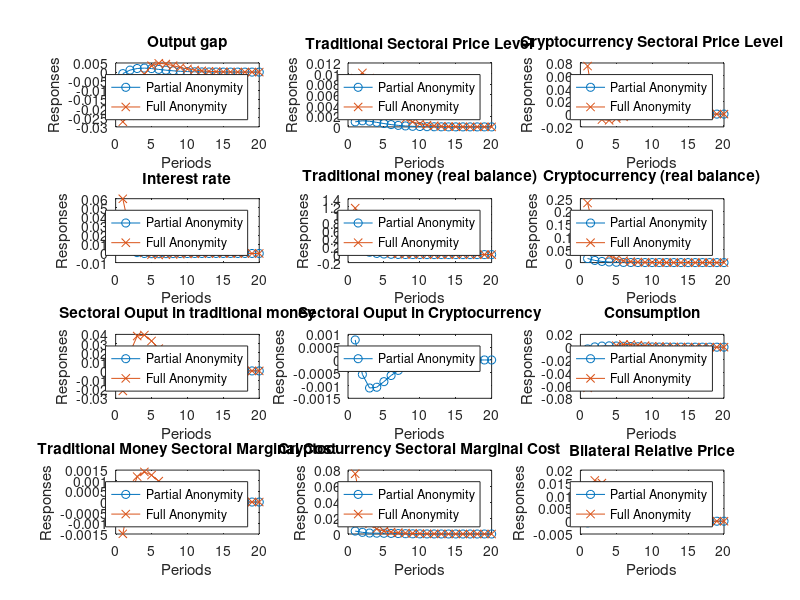

MATLAB code for this plot: (Note: this script raises an error after producing the figure.)
x = 1:20;

% Data for Output gap
y_gap=[-0.000828285247366317,0.00108969551233692,0.00197634414883561,0.00219959005797009,0.00193522178719713,0.00149641482696931,0.00106470130334291,0.000714483347373763,0.000458939511742284,0.000284873302525447,0.000171987343894759,0.000101458363727341,5.86798914255012e-05,3.33579009154442e-05,1.86747394858735e-05,1.03111008512365e-05,5.62153073005438e-06,3.02897529936223e-06,1.61410303816506e-06,8.51117862995696e-07]';
z_gap=[-0.0271711981626241,-0.0238800617537914,-0.0106280461859316,-0.00108365896555811,0.00350217650134958,0.00479450838700631,0.00445174154538576,0.00352744639532892,0.00255412679339840,0.00174253540879891,0.00113898346128355,0.000720564655826835,0.000444188100650964,0.000268060979763669,0.000158909426143810,9.27728293822677e-05,5.34435391792415e-05,3.04253734031023e-05,1.71383427323634e-05,9.56127039082894e-06]';

% Data for Traditional sectoral Price level
y_inflation_m=[0.000945566928286755,0.00114525221432755,0.00105539429734052,0.000851591330318598,0.000626133849818348,0.000431189625315374,0.000282802324857667,0.000178587326580203,0.000109396099672916,6.53468233160898e-05,3.82110169124983e-05,2.19352718848238e-05,1.23890860277710e-05,6.89623924399928e-06,3.78821717374828e-06,2.05567551857579e-06,1.10285900961376e-06,5.85327549842871e-07,3.07461871520168e-07,1.59895915701913e-07]';
z_inflation_m=[0.00914067237176987,0.0101380903678715,0.00915433908477801,0.00726385943709168,0.00529363226553033,0.00363446988913409,0.00238785278767717,0.00151655503014393,0.000937554837427195,0.000566960350097387,0.000336577153712326,0.000196681167333997,0.000113366466591050,6.45580343985906e-05,3.63675074669470e-05,2.02869487092376e-05,1.12154285714589e-05,6.14891421224160e-06,3.34500217435181e-06,1.80632498059523e-06]';

% Data for Cryptocurrency sectoral price level
y_inflation_c=[0.00625758716393175,0.00111919650623387,-0.000559827928319786,-0.000604995397329759,-0.000365235523201274,-0.000160797145454730,-4.26924618416452e-05,1.08656664025279e-05,2.80796924483225e-05,2.85084183512893e-05,2.29704188817770e-05,1.65253849407131e-05,1.10879059752375e-05,7.08815513788060e-06,4.37012390676153e-06,2.61852926602897e-06,1.53270212415327e-06,8.79561913933966e-07,4.96166516764493e-07,2.75672789985278e-07]';
z_inflation_c=[0.0751447065957997,0.00880684571467363,-0.00855211010985558,-0.00973941497968483,-0.00696699501202413,-0.00416065212881040,-0.00220986810261294,-0.00105520456568006,-0.000441243264185492,-0.000144922739084508,-1.76355758878923e-05,2.73572301804232e-05,3.62413217470653e-05,3.16646639930508e-05,2.37367912760947e-05,1.63815112156609e-05,1.07220217718557e-05,6.75954758932006e-06,4.14245392246150e-06,2.48233595471604e-06]';

% Data for Bilateral Relative Price
y_s=[-0.000655040289205896,0.000183450111632278,0.000519292912973522,0.000577484164474718,0.000496458801920698,0.000375341531509113,0.000261998827313177,0.000173026659618008,0.000109649324972851,6.72775589198381e-05,4.02098817065169e-05,2.35097952176476e-05,1.34887939853581e-05,7.61236864846308e-06,4.23313198181222e-06,2.32270952751285e-06,1.25886919261416e-06,6.74489807384283e-07,3.57479264664253e-07,1.87502741599863e-07]';
z_s=[0.0115671793972460,0.0159449621360617,0.0149457353484255,0.0117883811129832,0.00841823003683343,0.00563366207962441,0.00360112403420814,0.00222437925550045,0.00133781426173287,0.000787509571164104,0.000455401146169937,0.000259409280179313,0.000145850872086641,8.10649957885273e-05,4.45936575879329e-05,2.43011454489040e-05,1.31281351920645e-05,7.03459807027376e-06,3.74036767025290e-06,1.97404637728801e-06]';

% Data for Crypytocurrency real balance
y_cc=[0.0159364612544061,0.00853839142943849,0.00454524557903624,0.00240449899211226,0.00126376614236433,0.000659821883754899,0.000342178714196790,0.000176237399575218,9.01388524867045e-05,4.57759864812925e-05,2.30784418428630e-05,1.15487227498049e-05,5.73476451660372e-06,2.82502105647724e-06,1.38003906531866e-06,6.68228550458442e-07,3.20534159104360e-07,1.52204993297510e-07,7.14821862911778e-08,3.31652353513067e-08]';
z_cc=[0.233229302539276,0.114055092004794,0.0564838629306310,0.0283547576781997,0.0144331988634663,0.00744705543667334,0.00389106575205624,0.00205576521502535,0.00109627081811971,0.000588924753811998,0.000318101905334166,0.000172449725160298,9.36831522011148e-05,5.09302714000634e-05,2.76769470335599e-05,1.50207539435105e-05,8.13542011920846e-06,4.39473807889262e-06,2.36676392391873e-06,1.27026031578380e-06]';

% Data for Interest rate
y_interest_rate=[0.00938559899959492,0.00343325523944223,0.000932992960481869,3.70660347006324e-06,-0.000261968007566476,-0.000277220294460630,-0.000217806950440699,-0.000150934096739160,-9.73668397322511e-05,-5.98981170538198e-05,-3.55956192509182e-05,-2.05925925565499e-05,-1.16550173645649e-05,-6.47533858655185e-06,-3.53983148609702e-06,-1.90723355975323e-06,-1.01402960839455e-06,-5.32467926289473e-07,-2.76300689604389e-07,-1.41730949840507e-07]';
z_interest_rate=[0.0598795977784609,0.0231646485652068,0.00710014111015982,0.000752783921506657,-0.00130248392893907,-0.00163061165517921,-0.00137419358587748,-0.00100040507959300,-0.000673233643927387,-0.000430946062979366,-0.000266306973360412,-0.000160260720963491,-9.44439149943293e-05,-5.47095779890672e-05,-3.12362099638145e-05,-1.76121158387399e-05,-9.82118224388230e-06,-5.42257271805593e-06,-2.96698954590207e-06,-1.60987137374211e-06]';

% Data for Traditional money (real balance)
y_traditional_balance=[0.237074190073787,0.118618928169414,0.0592122310799687,0.0294858718381305,0.0146457509360378,0.00725546933490435,0.00358463654868029,0.00176615782166378,0.000867776315840882,0.000425187295269315,0.000207758956004442,0.000101244902716541,4.92111689304524e-05,2.38612454306968e-05,1.15436917458142e-05,5.57347926137503e-06,2.68642003296961e-06,1.29316635104076e-06,6.21969718479862e-07,2.99058719000495e-07]';
z_traditional_balance=[1.16356653774224,0.584391904326429,0.291960781259223,0.145034429662316,0.0716024939421289,0.0351103634802390,0.0170873313677243,0.00824610947577039,0.00394147394262120,0.00186317812653251,0.000869311533485312,0.000399248886193789,0.000179797779885338,7.89402033216057e-05,3.34819237926535e-05,1.35023634460546e-05,5.01612872458837e-06,1.58670616621904e-06,3.08185448276920e-07,-9.93174057374911e-08]';

% Data for Output in traditional money sector
y_so_m=[-0.00511250027804223,0.00108631075851798,0.00357651976049674,0.00413019016532539,0.00361864129178663,0.00276952195801239,0.00195015538438411,0.00129648292529867,0.000825948970773992,0.000508984263593697,0.000305324761180799,0.000179084236202634,0.000103038059068663,5.82954868895002e-05,3.24915269991033e-05,1.78657204579447e-05,9.70207596256554e-06,5.20802220165880e-06,2.76521073485082e-06,1.45291987529346e-06]';
z_so_m=[-0.0219033790404711,0.0202314437770146,0.0381997286797383,0.0392834510594885,0.0327602799195653,0.0244300864868713,0.0169717551469895,0.0112214402793181,0.00715154762004391,0.00442920327313428,0.00268066097943846,0.00159172873275837,0.000929978479582536,0.000535808266542884,0.000304940817219384,0.000171659818927702,9.56811508917331e-05,5.28511809698720e-05,2.89499205481412e-05,1.57340420436184e-05]';

y_so_c=[0.000782862324810812,-0.000564740246172963,-0.00109711645626517,-0.00106716731494718,-0.000849487925499700,-0.000608551825569646,-0.000407834061434496,-0.000260757011263408,-0.000160894953981666,-9.65137666848464e-05,-5.65641741778531e-05,-3.25039207561946e-05,-1.83610867995608e-05,-1.02158309466675e-05,-5.60666083720673e-06,-3.03866528967102e-06,-1.62774677096188e-06,-8.62386064799749e-07,-4.52102647127451e-07,-2.34604799105303e-07]';

% Data for Consumption
y_consumption=[-0.00275435523690099,0.000425890356641688,0.00170706527379201,0.00205124717321638,0.00183138960487211,0.00141829244457958,0.00100695960605667,0.000673586950673837,0.000431211400871729,0.000266785051482280,0.000160569187037338,9.44489734191022e-05,5.44784007213732e-05,3.08909597550331e-05,1.72522518645793e-05,9.50396615889838e-06,5.17014686915457e-06,2.77985889507538e-06,1.47828538205951e-06,7.77910005533955e-07]';
z_consumption=[-0.0635452248705568,-0.0371704199128077,-0.0156049185745937,-0.00315472094725121,0.00245465178696494,0.00414890300022346,0.00400770862384024,0.00321367495951647,0.00233541627780559,0.00159416881694351,0.00104121685322668,0.000657855324112843,0.000404915340070630,0.000243974281704186,0.000144403649902826,8.41756953116479e-05,4.84198642003010e-05,2.75266279168864e-05,1.54845969352307e-05,8.62747508538154e-06]';

% Data for Marginal Cost in Traditional Money Sector
y_mcm=[-0.000154498189003414,9.09641792113500e-05,0.000185575295306952,0.000201978384527978,0.000173688492457207,0.000131885234833562,9.25079319366366e-05,6.13743149336881e-05,3.90558043538845e-05,2.40531222883446e-05,1.44242888386371e-05,8.45932226362155e-06,4.86713628596574e-06,2.75386725659262e-06,1.53509211329491e-06,8.44225558391250e-07,4.58552971849685e-07,2.46204071957612e-07,1.30754732845064e-07,6.87204757098378e-08]';
z_mcm=[-0.00149174683138108,0.000254129123934020,0.00119341287161333,0.00141606186689801,0.00126196822839066,0.000980362032233036,0.000701005420072966,0.000473820209432731,0.000307366656351540,0.000193192225007233,0.000118409639023917,7.10887874796229e-05,4.19426926239836e-05,2.43793547232039e-05,1.39868548790232e-05,7.93216543287479e-06,4.45190453894840e-06,2.47508025901421e-06,1.36411150854451e-06,7.45748284552346e-07]';

% Data for Marginal Cost in Cryptocurrency Sector
y_mcc=[0.00368048705326435,0.00208486000241477,0.00120376483565394,0.00105174387243031,0.000907389630779786,0.000723267881165260,0.000534149982623679,0.000371123357989753,0.000245773044887886,0.000156654855737863,9.67912431277525e-05,5.82750934079807e-05,3.43227066630607e-05,1.98344182867856e-05,1.12716622823866e-05,6.31042500084185e-06,3.48527232318915e-06,1.90107315633437e-06,1.02498923710046e-06,5.46624803321136e-07]';
z_mcc=[0.0754198981394942,0.0296713138487890,0.0127108489642385,0.00632387252698931,0.00369757874134933,0.00240752665971585,0.00163480991201857,0.00111117475292327,0.000742437139667118,0.000484858315994124,0.000309374323533033,0.000193179954568833,0.000118298495765878,7.11966865815917e-05,4.21925407295690e-05,2.46618729935129e-05,1.42377472849862e-05,8.12821426597459e-06,4.59323460917609e-06,2.57141788509352e-06]';

figure;

subplot(4,3,1);
plot(x, y_gap, '-o', x, z_gap, '-x');
title('Output gap');
xlabel('Periods');
ylabel('Responses');
legend('Partial Anonymity', 'Full Anonymity');

subplot(4,3,2);
plot(x, y_inflation_m, '-o', x, z_inflation_m, '-x');
title('Traditional Sectoral Price Level');
xlabel('Periods');
ylabel('Responses');
legend('Partial Anonymity', 'Full Anonymity');

subplot(4,3,3);
plot(x, y_inflation_c, '-o', x, z_inflation_c, '-x');
title('Cryptocurrency Sectoral Price Level');
xlabel('Periods');
ylabel('Responses');
legend('Partial Anonymity', 'Full Anonymity');

subplot(4,3,4);
plot(x, y_interest_rate, '-o', x, z_interest_rate, '-x');
title('Interest rate');
xlabel('Periods');
ylabel('Responses');
legend('Partial Anonymity', 'Full Anonymity');

subplot(4,3,5);
plot(x, y_traditional_balance, '-o', x, z_traditional_balance, '-x');
title('Traditional money (real balance)');
xlabel('Periods');
ylabel('Responses');
legend('Partial Anonymity', 'Full Anonymity');

subplot(4,3,6);
plot(x, y_cc, '-o', x, z_cc, '-x');
title('Cryptocurrency (real balance)');
xlabel('Periods');
ylabel('Responses');
legend('Partial Anonymity', 'Full Anonymity');

subplot(4,3,7);
plot(x, y_so_m, '-o', x, z_so_m, '-x');
title('Sectoral Ouput in traditional money');
xlabel('Periods');
ylabel('Responses');
legend('Partial Anonymity', 'Full Anonymity');

subplot(4,3,8);
plot(x, y_so_c, '-o');
title('Sectoral Ouput in Cryptocurrency');
xlabel('Periods');
ylabel('Responses');
legend('Partial Anonymity', 'Full Anonymity');

subplot(4,3,9);
plot(x, y_consumption, '-o', x, z_consumption, '-x');
title('Consumption');
xlabel('Periods');
ylabel('Responses');
legend('Partial Anonymity', 'Full Anonymity');

subplot(4,3,10);
plot(x, y_mcm, '-o', x, z_mcm, '-x');
title('Traditional Money Sectoral Marginal Cost');
xlabel('Periods');
ylabel('Responses');
legend('Partial Anonymity', 'Full Anonymity');

subplot(4,3,11);
plot(x, y_mcc, '-o', x, z_mcc, '-x');
title('Cryptocurrency Sectoral Marginal Cost');
xlabel('Periods');
ylabel('Responses');
legend('Partial Anonymity', 'Full Anonymity');

subplot(4,3,12);
plot(x, y_s, '-o', x, z_s, '-x');
title('Bilateral Relative Price');
xlabel('Periods');
ylabel('Responses');
legend('Partial Anonymity', 'Full Anonymity');
% Adjust layout
sgtitle('Impulse Responses for Traditional Money Demand Shock');
